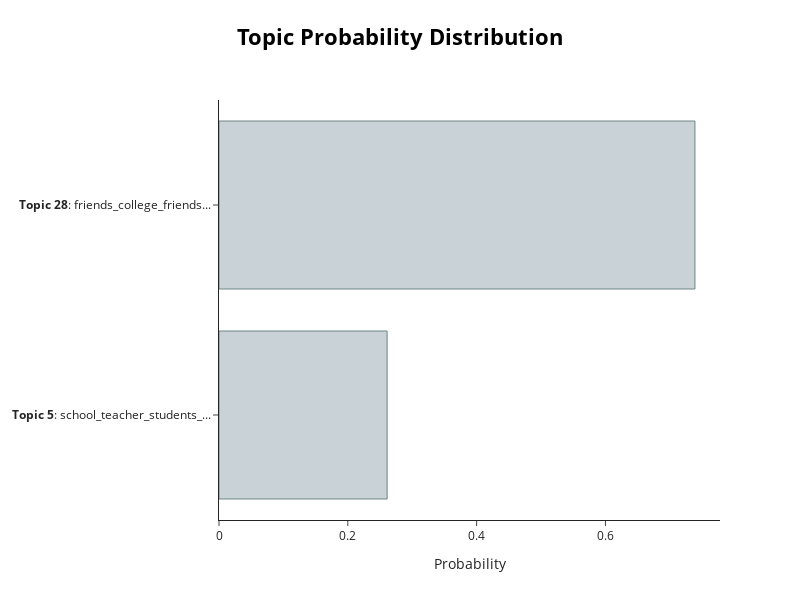

This figure's notebook cell:
### Code cell
topic_multilabel.visualize_distribution(topic_distr[4])

### Figure 1 — Plotly figure (JSON) as saved in the notebook; plotly's stock layout.template omitted (floating-point values rounded to 4 significant figures)
{"data": [{"marker": {"color": "#C8D2D7", "line": {"color": "#6E8484", "width": 1}}, "orientation": "h", "type": "bar", "x": [0.261, 0.739], "y": ["<b>Topic 5</b>: school_teacher_students_...", "<b>Topic 28</b>: friends_college_friends..."]}], "layout": {"height": 600, "hoverlabel": {"bgcolor": "white", "font": {"family": "Rockwell", "size": 16}}, "title": {"font": {"color": "Black", "size": 22}, "text": "<b>Topic Probability Distribution</b>", "x": 0.5, "xanchor": "center", "y": 0.95, "yanchor": "top"}, "width": 800, "xaxis": {"title": {"text": "Probability"}}}}
